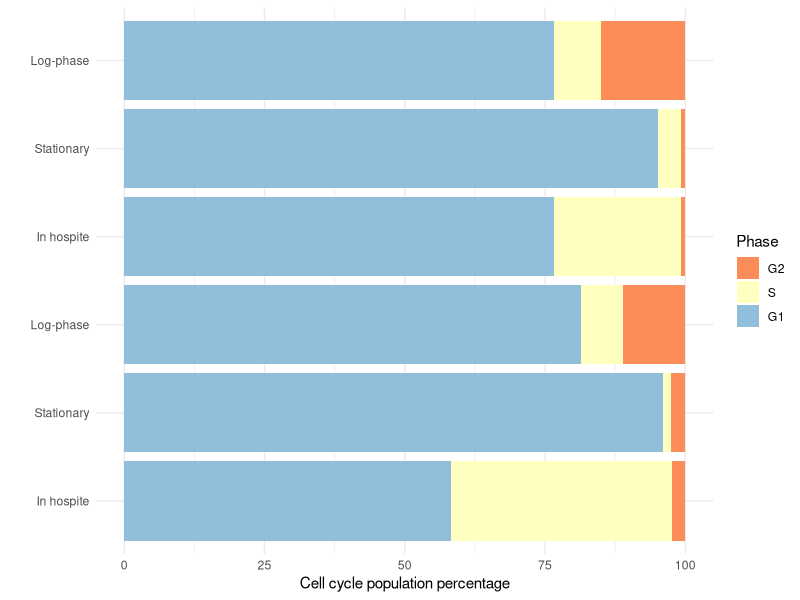
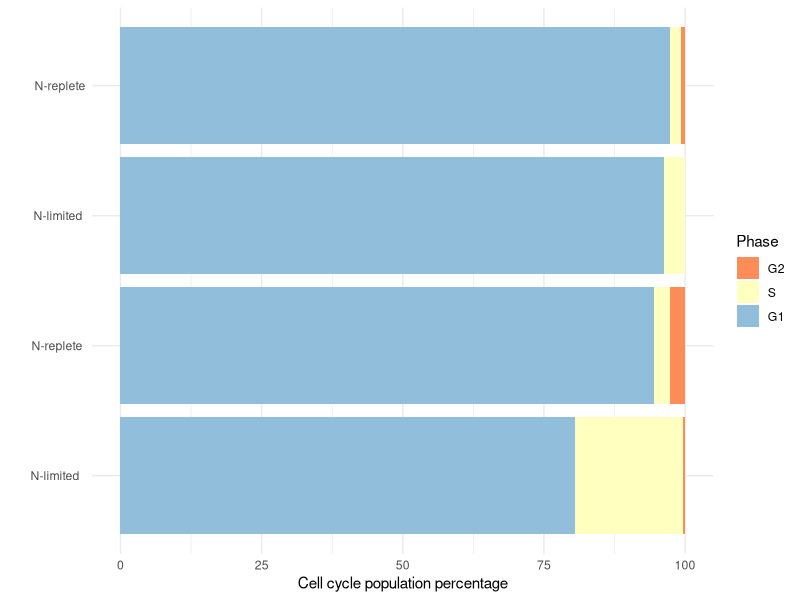
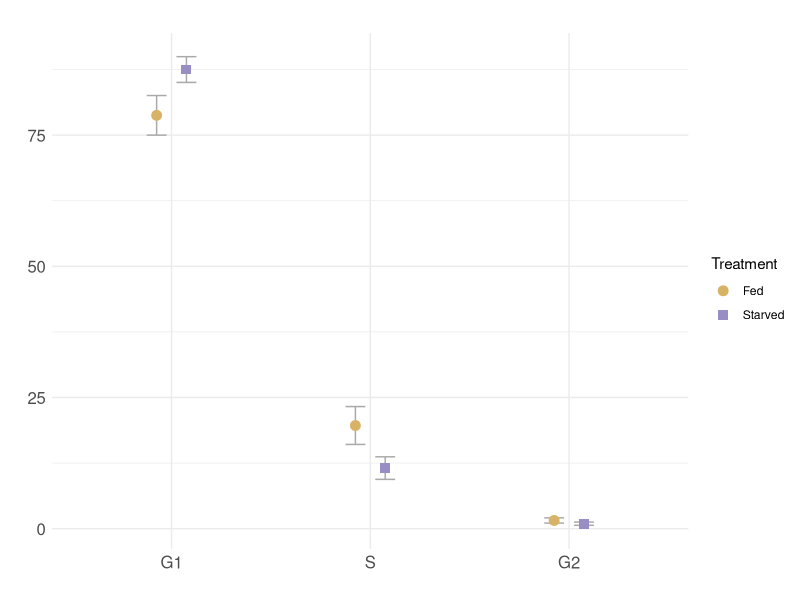
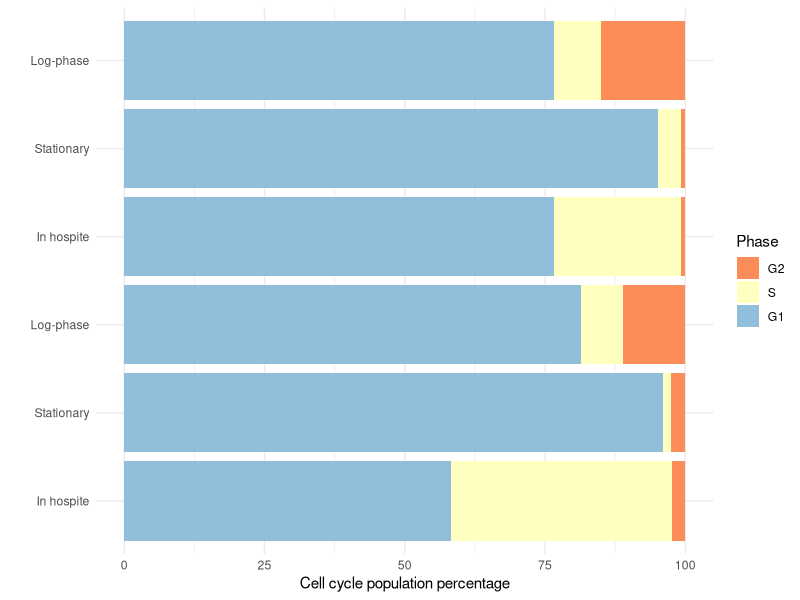
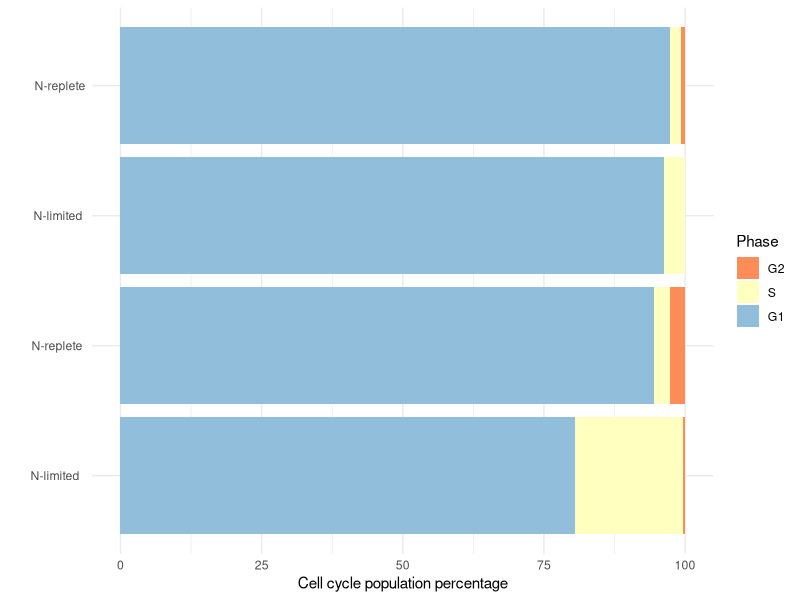
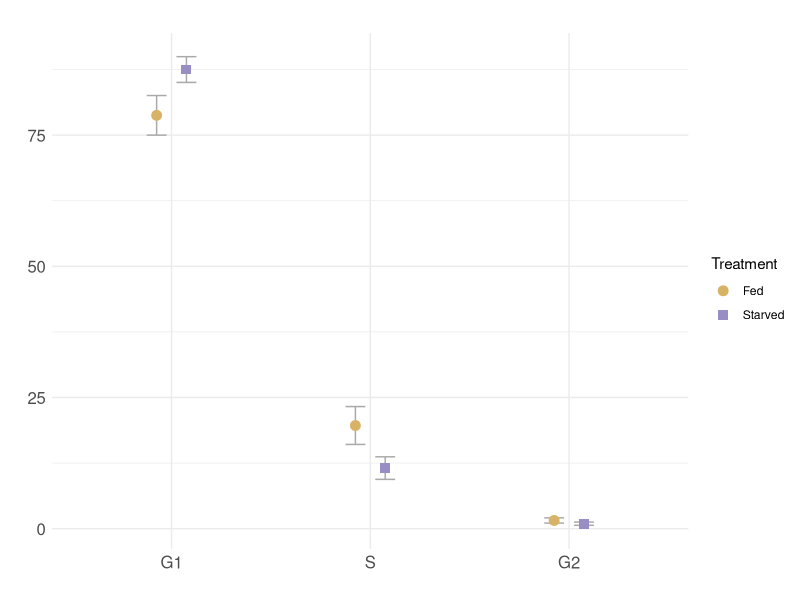

Write R code to recreate these figures, in order.
## ---- chunk 1
knitr::opts_chunk$set(echo = TRUE)
#setwd("/local/path/to/data")
set.seed(123)

#libraries
library(ggplot2)
library(ggsignif)
## ---- chunk 2
# Plot for Bmin Bpsyg log-phase culture, stable culture, and isolates
BminBpsyg <- read.csv("BminBpsyg.csv", header = T)
BminBpsyg$Phase <- factor(BminBpsyg$Phase, levels = c("G2", "S", "G1"))
BminBpsyg$Treatment <- factor(BminBpsyg$Treatment, levels = c(" In hospite"," Stationary", " Log-phase","In hospite","Stationary","Log-phase"))
g <- ggplot() + geom_bar(aes(y = Number, x = Treatment, group = Species, fill = Phase), data = BminBpsyg, stat = "identity")
k = g + coord_flip() + theme_minimal() + labs(x = "" , y = "Cell cycle population percentage") + scale_fill_brewer(palette = "RdYlBu")
k
ggsave(plot=k, filename="fig5A.pdf", width=5, height=5, units="in")

# Plot for Bmin and Bpsyg under different Nitrogen conditions
nitrogen <- read.csv("nitrogen.csv", header = T)
nitrogen$Phase <- factor(nitrogen$Phase, levels = c("G2", "S", "G1"))
nitrogen$Treatment <- factor(nitrogen$Treatment, levels = c(" N-limited  "," N-replete ", "N-limited ","N-replete"))
h <- ggplot() + geom_bar(aes(y = Number, x = Treatment, group = Species, fill = Phase), data = nitrogen, stat = "identity")
j <- h + coord_flip() + theme_minimal() + labs(x = "" , y = "Cell cycle population percentage") + scale_fill_brewer(palette = "RdYlBu")
j
ggsave(plot=j, filename="fig6A.pdf", width=5, height=3.5, units="in")

# Plot for Bmin cell cycle isolated within fed and starved host anemones

fedstarveccfig <- read.csv("fedstarvecellcyclefigure.csv", header = T)
fedstarveccfig$Phase <- factor(fedstarveccfig$Phase, levels = c("G1","S","G2"))

l <- ggplot(aes(Phase, Average, color = Treatment, shape = Treatment), data = fedstarveccfig) + 
  geom_errorbar(aes(ymin = Average - Stdev, ymax = Average + Stdev, width = 0.2),
                color = "dark grey", position = position_dodge(width = 0.3)) +
  geom_point(size = 3, position = position_dodge(width = 0.3)) +
  theme_minimal() + labs(title = "", x = " ", y = " ") +
  theme(axis.text.x  = element_text(angle=0, size=12), axis.text.y  = element_text(angle=0, size=12)) +
  scale_color_manual(values=c("#d8b365", "#998ec3")) +
  scale_shape_manual(values=c(19,15))
l
ggsave(plot=l, filename="fig6C.eps", width=4, height=5, units="in")



